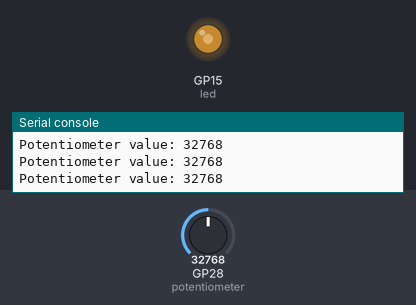
The program below on a simulated Raspberry Pi Pico running MicroPython. Shown: output pins drawn as LEDs (lit = HIGH), the last lines printed to the serial console. Inputs (shaded band) come from the test bench; at power-on: GP28 (potentiometer) = 32768 (analog values on the 0–65535 scale).

Above: at 1.2 s.
1.3 s: GP28 (potentiometer) set to 45874
At 1.9 s:
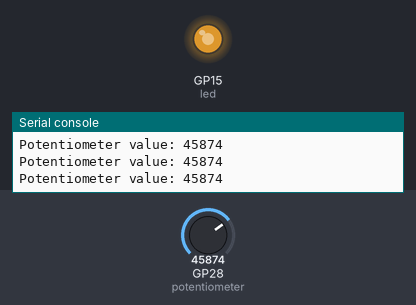
2.9 s: GP28 (potentiometer) set to 57670
At 4.2 s:
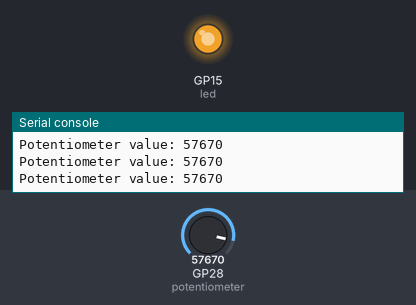
4.5 s: GP28 (potentiometer) set to 7864
At 5.8 s:
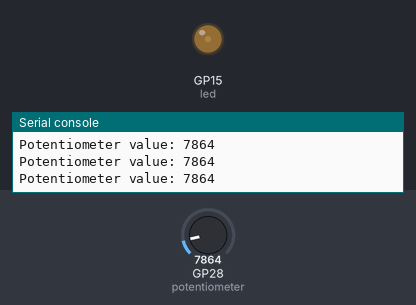
6.1 s: GP28 (potentiometer) set to 0
At 7.1 s:
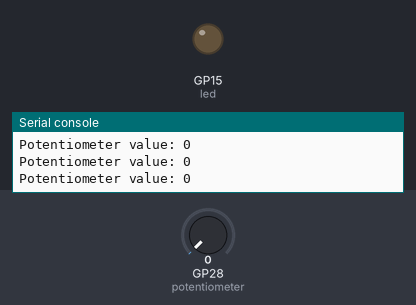
Timing chart, 0 to 8.7 s (numbered marks = the images above; inputs shaded):
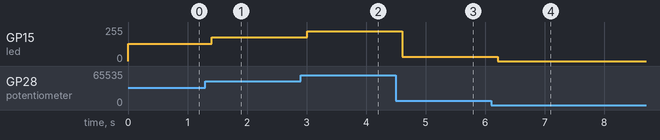

Measured:
- after the input at 1.3 s, GP15 (led): 128/255 → 178/255 after 0.10 s
- after the input at 2.9 s, GP15 (led): 178/255 → 224/255 after 0.11 s
- after the input at 4.5 s, GP15 (led): 224/255 → 31/255 after 0.11 s
- after the input at 6.1 s, GP15 (led): 31/255 → 0/255 after 0.11 s

The program:

2.11_turn_the_knob.py
```python
import machine
import utime

# Initialize ADC on GP28
potentiometer = machine.ADC(28)

# Initialize PWM on GP15
led = machine.PWM(machine.Pin(15))
led.freq(1000)  # Set PWM frequency to 1000Hz

while True:
    # Read the analog value (0-65535)
    value = potentiometer.read_u16()
    print("Potentiometer value:", value)

    # Set the LED brightness
    led.duty_u16(value)

    # Small delay to stabilize readings
    utime.sleep_ms(200)
```
